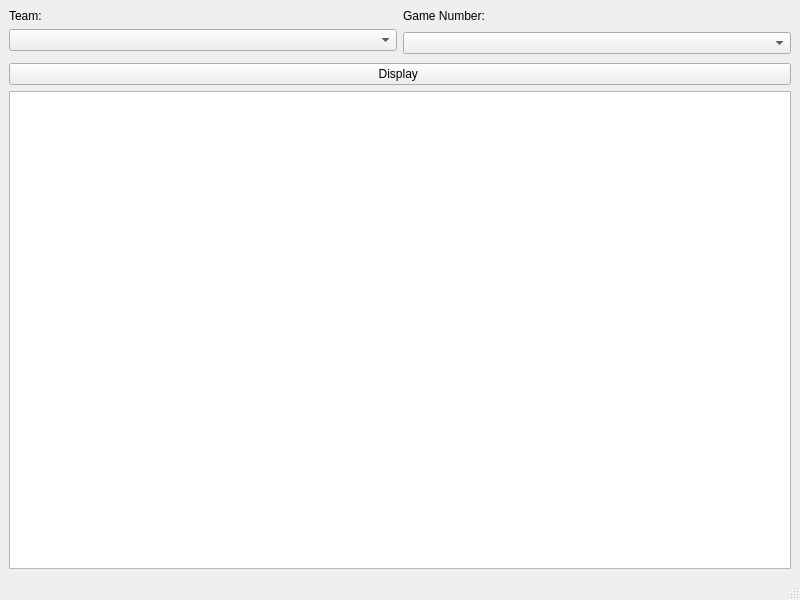
<?xml version="1.0" encoding="UTF-8"?>
<ui version="4.0">
 <class>MainWindow</class>
 <widget class="QMainWindow" name="MainWindow">
  <property name="geometry">
   <rect>
    <x>0</x>
    <y>0</y>
    <width>800</width>
    <height>600</height>
   </rect>
  </property>
  <property name="windowTitle">
   <string>MainWindow</string>
  </property>
  <widget class="QWidget" name="centralwidget">
   <layout class="QGridLayout" name="gridLayout">
    <item row="3" column="0">
     <widget class="QComboBox" name="team_combobox"/>
    </item>
    <item row="6" column="0" colspan="2">
     <widget class="QPushButton" name="display_button">
      <property name="text">
       <string>Display </string>
      </property>
     </widget>
    </item>
    <item row="3" column="1" rowspan="2">
     <widget class="QComboBox" name="game_number_combobox"/>
    </item>
    <item row="7" column="0" colspan="2">
     <widget class="QTableView" name="display_table"/>
    </item>
    <item row="0" column="0">
     <widget class="QLabel" name="team_label">
      <property name="text">
       <string>Team:</string>
      </property>
     </widget>
    </item>
    <item row="0" column="1">
     <widget class="QLabel" name="game_number_label">
      <property name="text">
       <string>Game Number:</string>
      </property>
     </widget>
    </item>
   </layout>
  </widget>
  <widget class="QMenuBar" name="menubar">
   <property name="geometry">
    <rect>
     <x>0</x>
     <y>0</y>
     <width>800</width>
     <height>21</height>
    </rect>
   </property>
  </widget>
  <widget class="QStatusBar" name="statusbar"/>
 </widget>
 <resources/>
 <connections/>
</ui>
